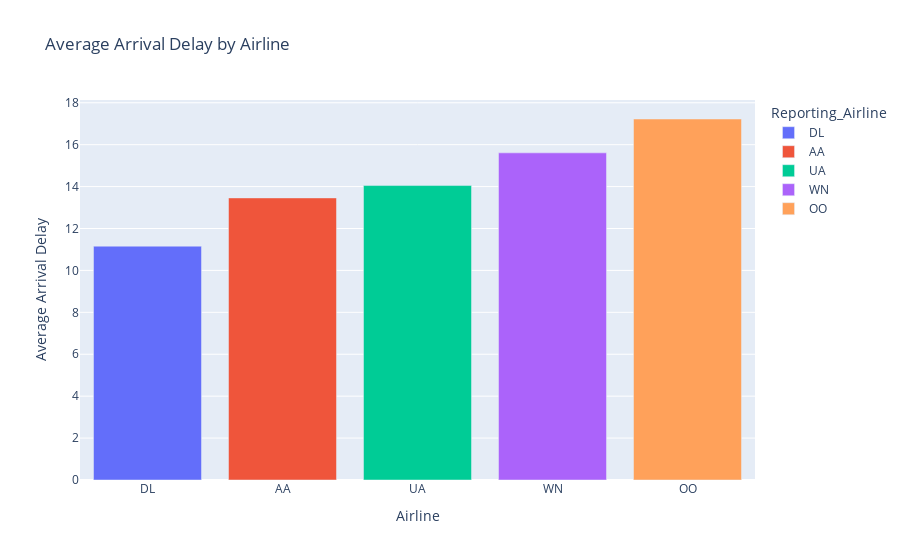

Notebook code for this chart:
### Code cell
avg_delay_per_airline = df.groupby("Reporting_Airline").mean("ArrDelayMinutes").orderBy("avg(ArrDelayMinutes)").toPandas()


bar_plot = px.bar(
    avg_delay_per_airline,
    x="Reporting_Airline",
    y="avg(ArrDelayMinutes)",
    title="Average Arrival Delay by Airline",
    color="Reporting_Airline",
)
bar_plot.update_layout(
    xaxis_title="Airline", yaxis_title="Average Arrival Delay"
)

bar_plot.show()

### Figure 1 — Plotly figure (JSON) as saved in the notebook; plotly's stock layout.template omitted (floating-point values rounded to 4 significant figures)
{"data": [{"alignmentgroup": "True", "hovertemplate": "Reporting_Airline=%{x}<br>avg(ArrDelayMinutes)=%{y}<extra></extra>", "legendgroup": "DL", "marker": {"color": "#636efa", "pattern": {"shape": ""}}, "name": "DL", "offsetgroup": "DL", "orientation": "v", "showlegend": true, "textposition": "auto", "type": "bar", "x": ["DL"], "xaxis": "x", "y": [11.16], "yaxis": "y"}, {"alignmentgroup": "True", "hovertemplate": "Reporting_Airline=%{x}<br>avg(ArrDelayMinutes)=%{y}<extra></extra>", "legendgroup": "AA", "marker": {"color": "#EF553B", "pattern": {"shape": ""}}, "name": "AA", "offsetgroup": "AA", "orientation": "v", "showlegend": true, "textposition": "auto", "type": "bar", "x": ["AA"], "xaxis": "x", "y": [13.46], "yaxis": "y"}, {"alignmentgroup": "True", "hovertemplate": "Reporting_Airline=%{x}<br>avg(ArrDelayMinutes)=%{y}<extra></extra>", "legendgroup": "UA", "marker": {"color": "#00cc96", "pattern": {"shape": ""}}, "name": "UA", "offsetgroup": "UA", "orientation": "v", "showlegend": true, "textposition": "auto", "type": "bar", "x": ["UA"], "xaxis": "x", "y": [14.05], "yaxis": "y"}, {"alignmentgroup": "True", "hovertemplate": "Reporting_Airline=%{x}<br>avg(ArrDelayMinutes)=%{y}<extra></extra>", "legendgroup": "WN", "marker": {"color": "#ab63fa", "pattern": {"shape": ""}}, "name": "WN", "offsetgroup": "WN", "orientation": "v", "showlegend": true, "textposition": "auto", "type": "bar", "x": ["WN"], "xaxis": "x", "y": [15.61], "yaxis": "y"}, {"alignmentgroup": "True", "hovertemplate": "Reporting_Airline=%{x}<br>avg(ArrDelayMinutes)=%{y}<extra></extra>", "legendgroup": "OO", "marker": {"color": "#FFA15A", "pattern": {"shape": ""}}, "name": "OO", "offsetgroup": "OO", "orientation": "v", "showlegend": true, "textposition": "auto", "type": "bar", "x": ["OO"], "xaxis": "x", "y": [17.23], "yaxis": "y"}], "layout": {"barmode": "relative", "legend": {"title": {"text": "Reporting_Airline"}, "tracegroupgap": 0}, "title": {"text": "Average Arrival Delay by Airline"}, "xaxis": {"anchor": "y", "categoryarray": ["DL", "AA", "UA", "WN", "OO"], "categoryorder": "array", "domain": [0, 1], "title": {"text": "Airline"}}, "yaxis": {"anchor": "x", "domain": [0, 1], "title": {"text": "Average Arrival Delay"}}}}
